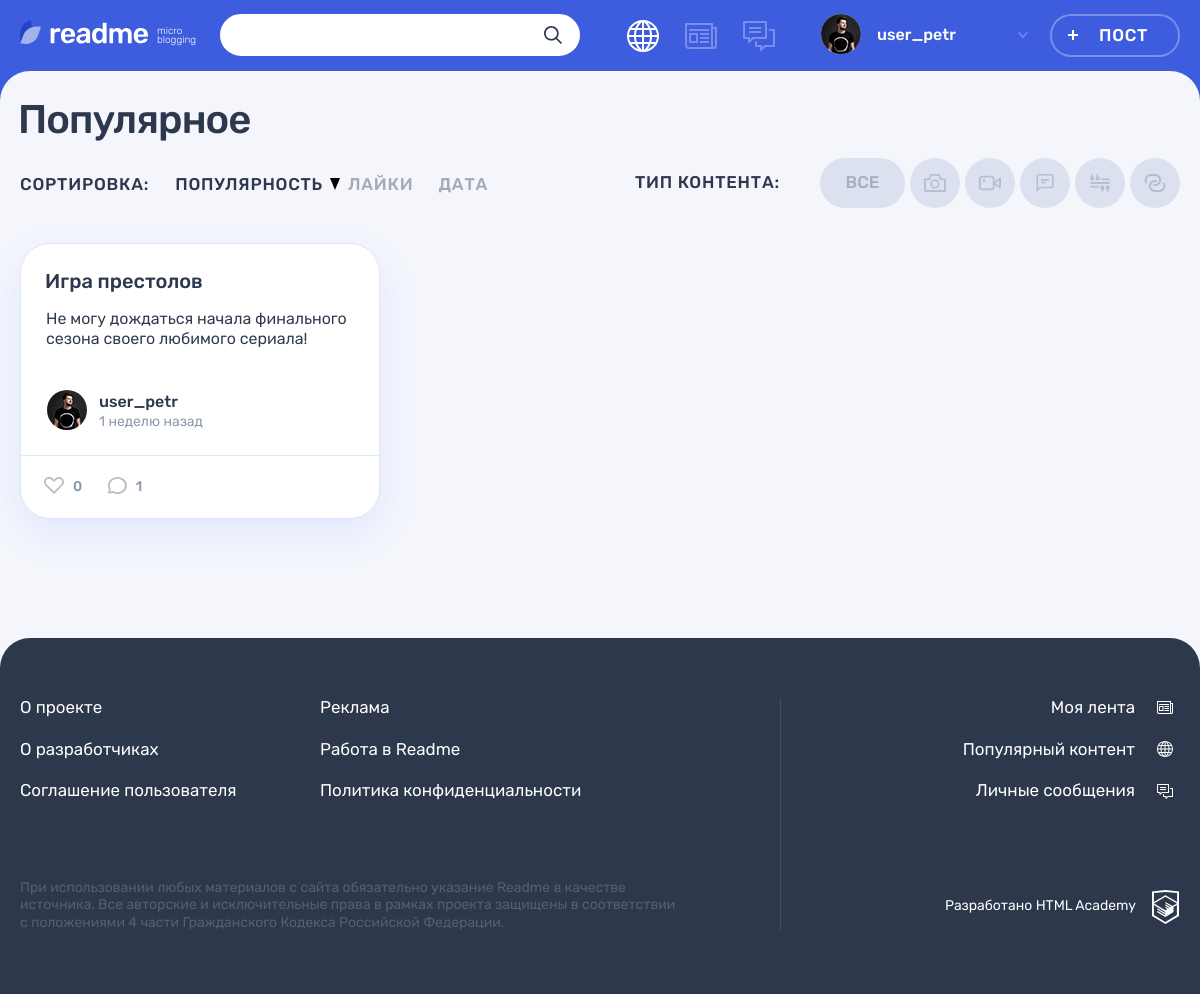
The page /popular.php?content_type_id=3 (signed in) on the database its author committed.
### tables this page shows
CREATE TABLE posts(
    id int unsigned PRIMARY KEY AUTO_INCREMENT,
    author_id int unsigned NOT NULL,
    content_type_id int unsigned NOT NULL,
    created_at timestamp DEFAULT current_timestamp,
    title varchar(255) NOT NULL,
    text_content varchar(1000),
    string_content varchar(255),
    views_count int unsigned DEFAULT 0,
    FULLTEXT INDEX post_fulltext_index (title, string_content, text_content),
    FOREIGN KEY (author_id) REFERENCES users(id)
        ON UPDATE CASCADE
        ON DELETE CASCADE,
    FOREIGN KEY (content_type_id) REFERENCES content_types(id)
        ON UPDATE CASCADE
        ON DELETE RESTRICT
);

CREATE TABLE users(
    id int unsigned PRIMARY KEY AUTO_INCREMENT,
    created_at timestamp DEFAULT current_timestamp,
    email varchar(255) NOT NULL UNIQUE,
    login varchar(255) NOT NULL,
    password_hash char(60) NOT NULL,
    avatar_url varchar(255)
);

CREATE TABLE content_types(
    id int unsigned PRIMARY KEY AUTO_INCREMENT,
    type varchar(255) NOT NULL UNIQUE,
    name varchar(255) NOT NULL UNIQUE
);

### templates/pages/popular/filters.php (the view, shortened to what the rows shown need)
<div class="popular__filters-wrapper">
    <div class="popular__filters filters">
        <ul class="popular__filters-list filters__list">
            <?php
            foreach ($content_filters as $content_filter): ?>
                <li class="popular__filters-item filters__item">
                    <a class="filters__button filters__button--<?= $content_filter['type'] ?> <?= $content_filter['active']
                        ? 'filters__button--active' : '' ?> button"
                        <?= !$content_filter['active']
                            ? 'href="' . $content_filter['url'] . '"' : '' ?> >
                        <svg class="filters__icon" width="22" height="18">
                            <use xlink:href="#icon-filter-<?= $content_filter['type'] ?>"></use>
                        </svg>
                    </a>
                </li>
            <?php
            endforeach; ?>
        </ul>
    </div>
</div>

### templates/pages/popular/main.php (shortened to what the rows shown need)
<div class="popular__posts">
    <?php
    foreach ($post_cards as $post_card): ?>
        <?= include_template(
            'pages/popular/post-card/base.php',
            ['post_card' => $post_card]
        ) ?>
    <?php
    endforeach; ?>
</div>

### templates/pages/popular/post-card/base.php (shortened to what the rows shown need)
<?php
list(
    'id' => $id,
    'title' => $title,
    'string_content' => $string_content,
    'text_content' => $text_content,
    'content_type' => $content_type,
    'author_login' => $author_login,
    'author_avatar' => $author_avatar,
    'created_at' => $created_at,
    'likes_count' => $likes_count,
    'comments_count' => $comments_count,
    )
    = $post_card;
?>
<article class="popular__post post post-<?= $content_type ?>">
    <header class="post__header">
        <a href="post.php?post_id=<?= $id ?>">
            <h2><?= strip_tags($title) ?></h2>
        </a>
    </header>
    <div class="post__main">
        <?= include_template(
            "pages/popular/post-card/content/$content_type.php",
            [
                'id' => $id,
                'text_content' => $text_content,
                'string_content' => $string_content,
            ]
        ) ?>
    </div>
    <footer class="post__footer">
        <div class="post__author">
            <a class="post__author-link" href="#" title="Автор">
                <div class="post__avatar-wrapper">
                    <img class="post__author-avatar"
                         src="/<?= $author_avatar ??
                                   'img/icon-input-user.svg' ?>"
                         alt="Аватар пользователя">
                </div>
                <div class="post__info">
                    <b class="post__author-name"><?= strip_tags(
                            $author_login
                        ) ?></b>
                    <time class="post__time" datetime="<?= format_iso_date_time(
                        $created_at
                    ) ?>"><?= format_relative_time($created_at) ?> назад
                    </time>
                </div>
            </a>
        </div>
        <div class="post__indicators">
            <div class="post__buttons">
                <a class="post__indicator post__indicator--likes button"
                   href="#" title="Лайк">
                    <svg class="post__indicator-icon" width="20" height="17">
                        <use xlink:href="#icon-heart"></use>
                    </svg>
                    <span><?= $likes_count ?></span>
                </a>
                <a class="post__indicator post__indicator--comments button"
                   href="#" title="Комментарии">
                    <svg class="post__indicator-icon" width="19" height="17">
                        <use xlink:href="#icon-comment"></use>
                    </svg>
                    <span><?= $comments_count ?></span>
                </a>
            </div>
        </div>
    </footer>
</article>

### templates/pages/popular/post-card/content/text.php (shortened to what the rows shown need)
<?php
require_once 'utils/functions.php';
$text_content = isset($text_content) ? htmlspecialchars($text_content) : '';
$cropped_text_content = crop_text(
    $text_content,
    MAX_POST_CARD_TEXT_CONTENT_LENGTH
);
$is_cropped = $text_content !== $cropped_text_content;
?>
<?php
if ($is_cropped): ?>
    <p><?= $cropped_text_content ?></p>
    <a class='post-text__more-link' href='#'>Читать далее</a>
<?php
else: ?>
    <p><?= $text_content ?></p>
<?php
endif; ?>

### templates/layouts/user.php (shortened to what the rows shown need)
<!DOCTYPE html>
<html lang="ru">
<head>
    <link rel="stylesheet" href="css/main.css">
</head>
<body class="page">
<header class="header">
    <div class="header__wrapper container">
        <div class="header__nav-wrapper">
            <nav class="header__nav">
                <ul class="header__user-nav">
                    <li class="header__profile">
                        <a class="header__profile-link" href="#">
                            <div class="header__avatar-wrapper">
                                <img class="header__profile-avatar"
                                     src="<?= $user['avatar_url'] ??
                                              AVATAR_PLACEHOLDER ?>"
                                     alt="Аватар профиля">
                            </div>
                            <div class="header__profile-name">
                                    <span>
                                        <?= $user['login'] ?>
                                    </span>
                                <svg class="header__link-arrow" width="10"
                                     height="6">
                                    <use xlink:href="#icon-arrow-right-ad"></use>
                                </svg>
                            </div>
                        </a>
                    </li>
                </ul>
            </nav>
        </div>
    </div>
</header>
<section class="page__main <?= $page_modifier ? "page__main--$page_modifier"
    : '' ?>">
    <?= $content ?>
</section>
</body>
</html>

### rows shown on the page
posts: author.avatar_url (picture), author.login "user_petr", text_content "Не могу дождаться начала финального сезона своего любимого сериала!"

### other values the page prints
$sort_type['label'] "ПОПУЛЯРНОСТЬ"
$sort_type['label'] "ЛАЙКИ"
$sort_type['label'] "ДАТА"
$any_content_filter['name'] "ВСЕ"
